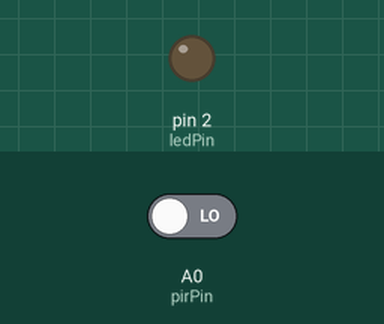
This sketch was run on a simulated Arduino Uno, built with avr-gcc and run on an emulated ATmega328P. On the bench: output pins drawn as LEDs (lit = HIGH). The inputs (shaded band) are chosen by the test bench; at power-on: A0 (pirPin) LOW. What the sketch prints to the serial monitor is not drawn.

Above: at 1.2 s.
1.3 s: A0 (pirPin) driven HIGH
At 2.4 s:
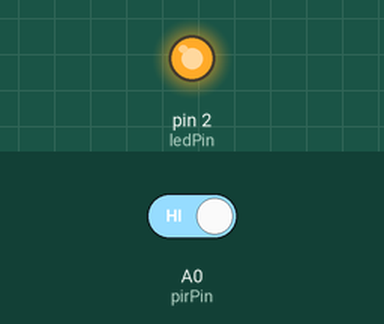
2.8 s: A0 (pirPin) driven LOW
At 3.5 s:
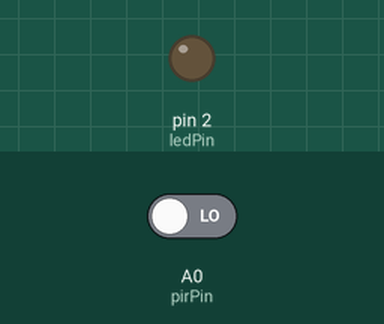
Timing chart, 0 to 5.8 s (numbered marks = the images above; inputs shaded):
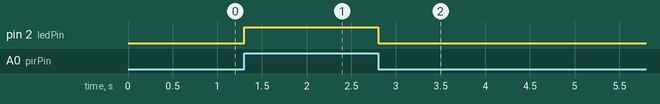

The sketch:

sketch_PIR_triggers_LED.ino
```cpp
const int pirPin = A0;
const int ledPin = 2;

void setup() {
  pinMode(pirPin, INPUT);
  pinMode(ledPin, OUTPUT);

  Serial.begin(9600);
}

void loop() {
  if (digitalRead(pirPin)) {
    digitalWrite(ledPin, HIGH);
    Serial.print("PIR_HIGH");
  } else {
    digitalWrite(ledPin, LOW);
    Serial.print("pir_low");
  }

  delay(100);
}
```

Measured:
- after the input at 1.3 s, pin 2 (ledPin): LOW → HIGH at once
- after the input at 2.8 s, pin 2 (ledPin): HIGH → LOW at once
